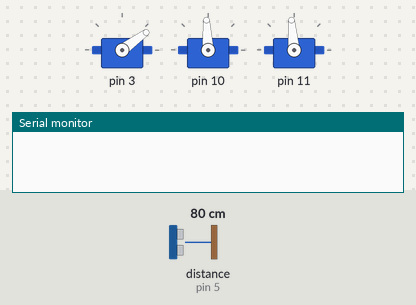
Simulated run of this sketch. Board: Arduino Uno, built with avr-gcc and run on an emulated ATmega328P. Parts: 3 × servo, the last lines printed to the serial monitor. Inputs (shaded band) come from the test bench; at power-on: distance to the obstacle (sensor on pin 5) 80 cm. The echo pulse lasts 58.3 µs per cm.

Above: at 0.1 s.
At 2.8 s:
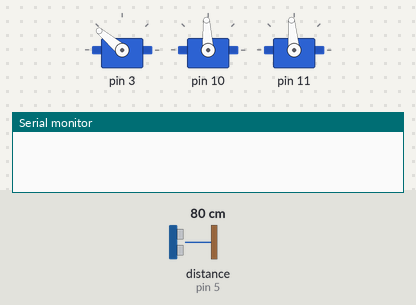
2.9 s: distance to the obstacle (sensor on pin 5) set to 2 cm
At 3.8 s:
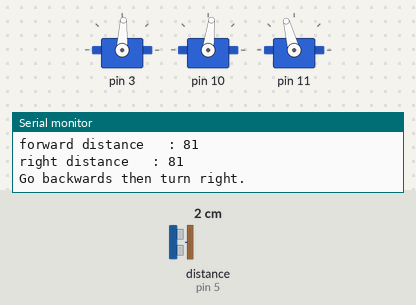
Timing chart, 0 to 11.9 s (numbered marks = the images above; inputs shaded):
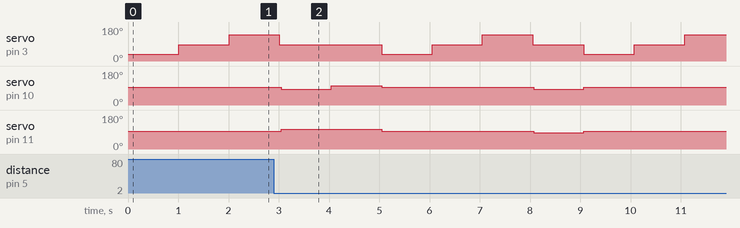

The sketch:

Rover_Drive1.ino
```cpp
#include <Servo.h>
#include <NewPing.h>
#include <LookRover.h>
#include <RangeRover.h>
#include <Rover.h>

//  This program drives a rover around.
//  The intended algorithm is go until it comes within 20cm
//  of an obstacle, then looks right, forward, and
//  left to determine the most open path.  Then turn that
//  direction and continue on.  If it has no room, it will first
//  back up then turn right and move on.
//  Refine and this code to handle more situations.
//  Add routines directly into the base libraries to make them
//  available and easy to use for all rover developers.
//
//  NOTE:  1.  Be sure to have your battery pack turned on when
//             calibrating.  Otherwise you may get invalid results.
//
//         2.  Be sure to set your servo stop values before
//             calibrating these LOOK values.  Otherwise you
//             may get invalid results.


//  Tune these LOOK values to get the Sensor to look
//  in the directions indicated correctly.
//
#define	  LOOK_RIGHT     36
#define	  LOOK_FORWARD   87
#define	  LOOK_LEFT      140

LookRover* rover;

int dist_forward;
int dist_right;
int dist_left;

int most_open_path = 0;
int turn_direction = NULL_TURN;

void setup()
{
    Serial.begin(9600);

    rover = new LookRover();
    rover->init( 10, 93, 11, 95, 6, 5, 1000, 3);

    //  init parameters are:
    //    Left Servo Pin = 10,
    //    Left Servo Stop value = 90
    //    Right Servo Pin = 11
    //    Right Servo Stop value = 90
    //    Trigger Pin = 6
    //    Echo Pin = 5
    //    Max Distance (in cm)
    //    Face Servo Pin = 3
    //
    // Tune the stop values, so the servos fully stop.

    // Use debugOn() to get debug messages in SerialMonitor
    rover->debugOff();
    rover->stop();
    rover->look(LOOK_FORWARD);
}


void loop()
{

    // This section causes the rover to look around and
    // measure the distances, right, forward and left.

    rover->look(LOOK_RIGHT);
    rover->stop(1000);
    dist_right = rover->range();

    rover->look(LOOK_FORWARD);
    rover->stop(1000);
    dist_forward = rover->range();

    rover->look(LOOK_LEFT);
    rover->stop(1000);
    dist_left = rover->range();

    rover->look(LOOK_FORWARD);

    Serial.print("left distance   : ");
    Serial.println(dist_left);
    Serial.print("forward distance   : ");
    Serial.println(dist_forward);
    Serial.print("right distance   : ");
    Serial.println(dist_right);


    //  This section finds the most open direction
    //  then sets "most_open_path" to that value.

    most_open_path = 0;
    if (dist_left > most_open_path)
    {
         most_open_path = dist_left;
         turn_direction = LEFT_TURN;
    }
    if (dist_forward > most_open_path)
    {
         most_open_path = dist_forward;
         turn_direction = NULL_TURN;
    }
    if (dist_right > most_open_path)
    {
         most_open_path = dist_right;
         turn_direction = RIGHT_TURN;
    }


    //  This section tells the rover what to do based
    //  on the most_open_direction that was found.

    if (LEFT_TURN == turn_direction)
    {
          Serial.println("Turning left.");
          rover->turn(LEFT_TURN, 10, 1000);

    } else if (RIGHT_TURN == turn_direction)
    {
          Serial.println("Turning right.");
          rover->turn(RIGHT_TURN, 10, 1000);

    } else if (NULL_TURN == turn_direction)
    {
          Serial.println("Go backwards then turn right.");
          rover->go(-10, 1000);
          rover->turn(RIGHT_TURN, 10, 1000);
    }

    //  Now that the rover has handled the obstacle
    //  (with the above code), tell the rover to go
    //  forward until it detects a new obstacle.
    //  It will then stop and return to the beginning of
    //  this loop function where it will start by looking
    //  around and then doing above obstacle avoidance actions.

    while (rover->range() > 20)
    {
          Serial.println("Go at speed 20 until range is less than 20.");
          rover->go(20);
    }
    rover->stop();
}
```
